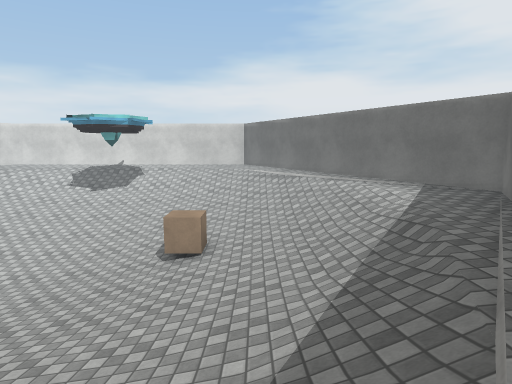
View 1 (above)

15 first-person views from a walk through a 3-D level made in the Unity game engine. The camera is 1.3 m above the floor, tilts 8° down and sees 75° across. The floor is counted in squares, 1 m on a side. Each view is taken from the middle of a square. On the plan, view 1 faces up. The plan holds only what a view shows up to about 14 squares ahead; the rest is blank. The place goes on beyond the plan. The player character is not drawn. Surface patterns are stand-ins for the level's own textures.

View 2
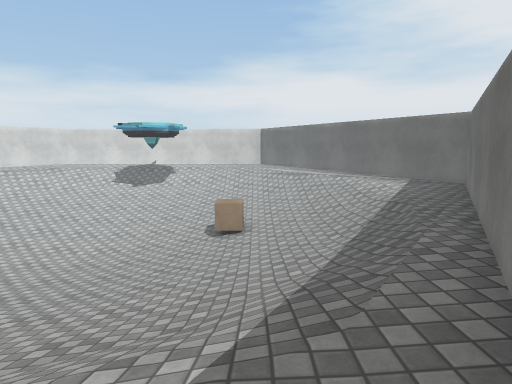

View 3
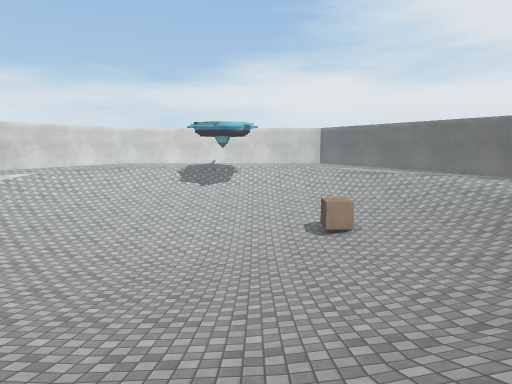

View 4
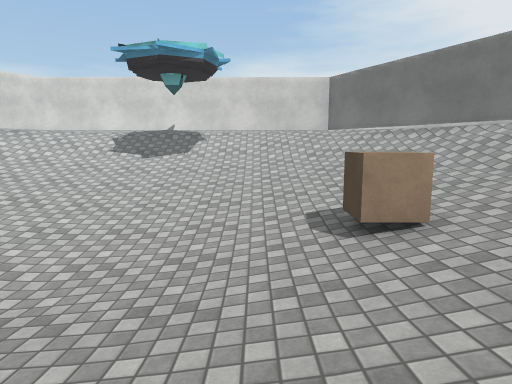

View 5
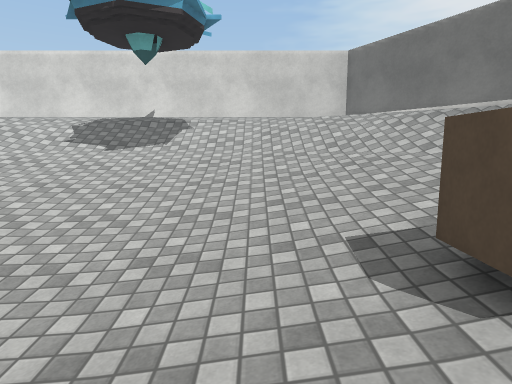

View 6
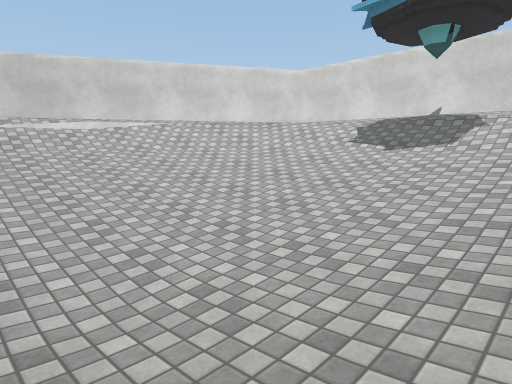

View 7
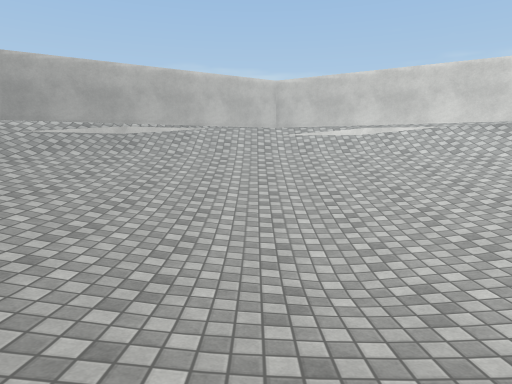

View 8
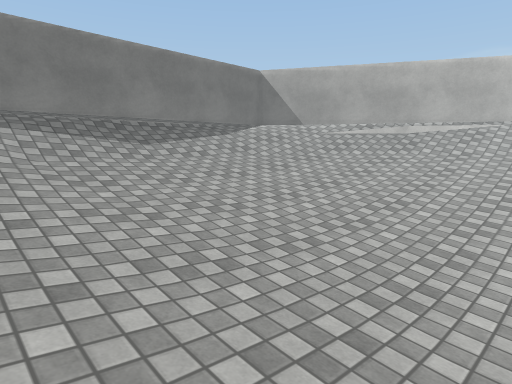

View 9
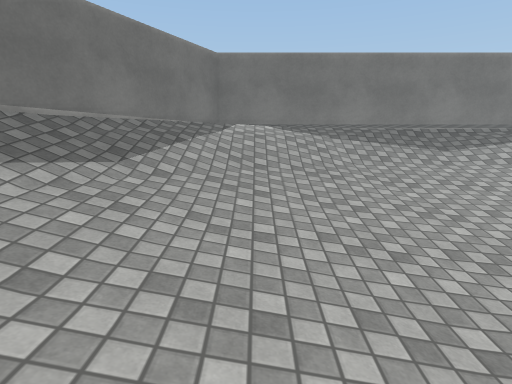

View 10
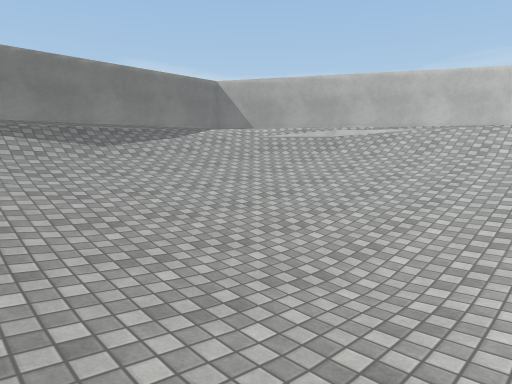

View 11
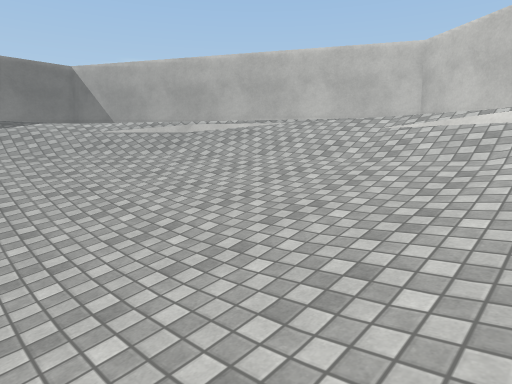

View 12
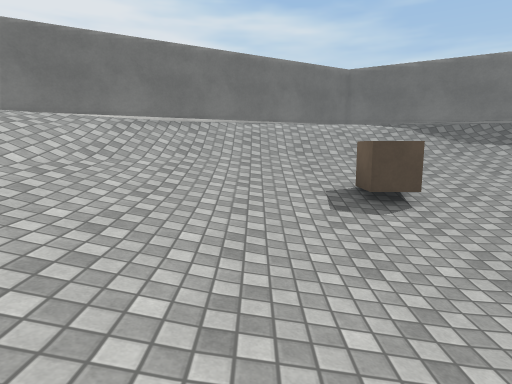

View 13
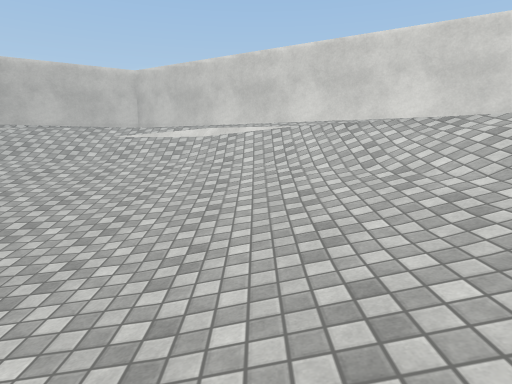

View 14
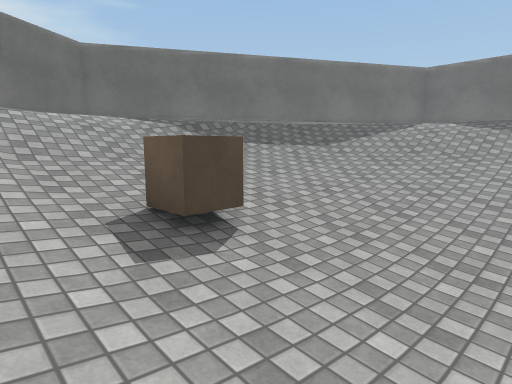

View 15
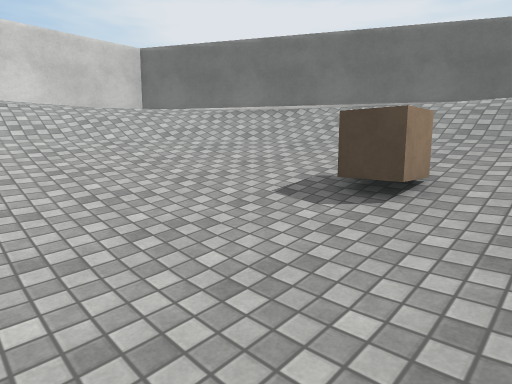

### Floor plan
Key: @ floor where view 1 was taken; # wall or solid block; . main floor; : floor 0.25 m higher than the main floor; - floor 0.25 m lower than the main floor; + floor 0.5 m higher than the main floor; _ floor 0.5 m lower than the main floor; < floor 0.75 m lower than the main floor; ( floor 1 m lower than the main floor; * floor 1.25 m higher than the main floor; % floor 1.5 m higher than the main floor; & floor 1.75 m higher than the main floor; / step, stairs or slope; C cube.
Columns run from 20 left of view 1 to 6 right of it. Each row starts with its distance up from view 1.
 20       ##############
 19      ##&%%%%%%%%%%  #
 18      #&%%/////////% ##
 17     ##%/////////////&#
 16    ##%/////+:::+/////&#
 15    #%//////.....//////##
 14    #/////......../////&#
 13   ##////..------../////##
 12  ## ///..-______--./////#
 11  #%////.-__<<<<__-..////##
 10 ##%//:..-_<<((<<__-.:///%##
  9 # %//:..-_<((((<<_C..+//%&#
  8   ///:.-__<((((<<_-..+//%&#
  7 #%%//:..-_<((((<<_-..+//%&#
  6 ##%//:..-_<<<(<<__-.:///%##
  5  #%////.--__<<<__-..///%##
  4  ## ////.--_____-..////%#
  3   ##/////..-----../////##
  2    #//////......./////&#
  1    #&//////....://////##
  0     #&/////++:+/////@&#
 -1     ##%////////////%&##
 -2      #  %///////*%% ##
 -3       #&%%%%%%%%%%%&#
 -4       ##############

Where each view was taken, in squares from view 1:
view 1: 0 up, 0 right, facing up
view 2: 3 down, 1 left, facing up
view 3: 3 down, 5 left, facing up
view 4: 4 up, 4 left, facing up
view 5: 7 up, 4 left, facing up
view 6: 7 up, 4 left, facing up-left
view 7: 7 up, 3 left, facing left
view 8: 7 up, 3 left, facing down-left
view 9: 8 up, 2 left, facing down
view 10: 10 up, 3 left, facing down-left
view 11: 12 up, 9 left, facing down-left
view 12: 12 up, 9 left, facing right
view 13: 13 up, 6 left, facing left
view 14: 12 up, 6 left, facing down-right
view 15: 7 up, 7 left, facing up-right
